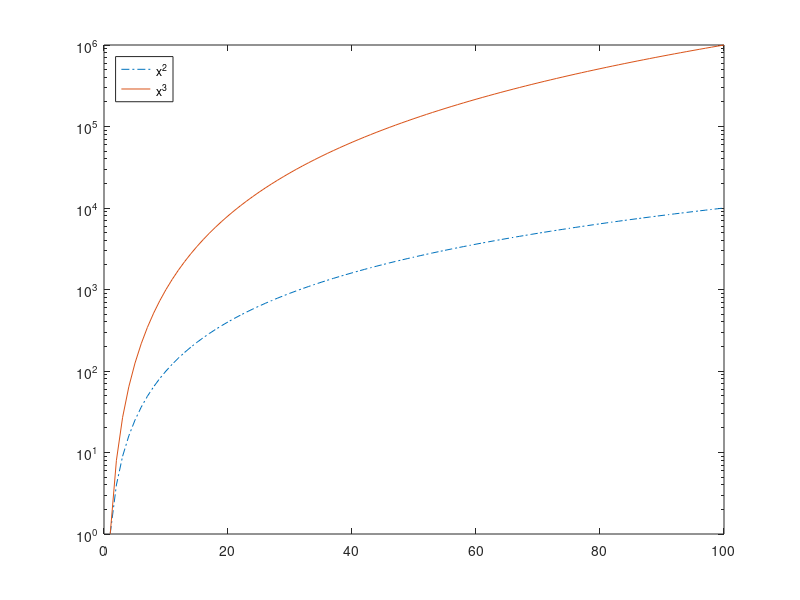

This figure's MATLAB source:
x = 1:100;
% create a vector of x- coordinates
y1 = x.^2;
% create the fist vector of y- coordinates
y2 = x.^3;
% create the second vector of y- coordinates
semilogy(x,y1,'-.',x,y2)
% display x,y1,y2 in a log-linear plot
legend('x^2','x^3','Location','northwest')
% display a legend in the upper left corner of the plot